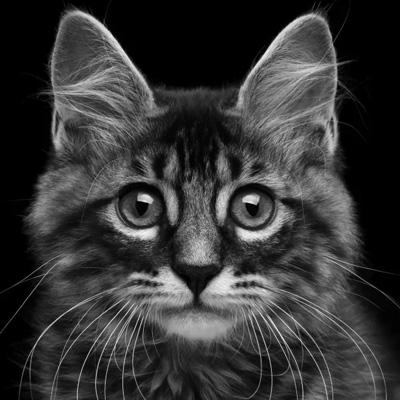
#> input picture Images/cat_bw.jpg, 400 x 400 px
$ python LaplaceFilter2.py
#> lines starting #> are read from the running program, lines starting #| are printed output that depends on the picture
import numpy as np
import cv2
import time
from pathlib import Path

img_path = str(Path(__file__).parent.parent / 'Images/cat_bw.jpg')
img = cv2.imread(img_path, cv2.IMREAD_GRAYSCALE)
#> img is the input picture: shape (400, 400); min 0, max 243, mean 53.5

img_out = img.copy()
height = img.shape[0]
#> height = 400
width = img.shape[1]
#> width = 400

laplace = (1.0 / 16) * np.array(
    [[ 0,  0, -1,  0,  0],
     [ 0, -1, -2, -1,  0],
     [-1, -2, 16, -2, -1],
     [ 0, -1, -2, -1,  0],
     [ 0,  0, -1,  0,  0]])

print(sum(sum(laplace)))

start_time = time.time()
for i in np.arange(2, height - 2):
    for j in np.arange(2, width - 2):
        img_out[i, j] = np.tensordot(img[i-2:i+3, j-2:j+3], laplace, axes=((0, 1), (0, 1)))
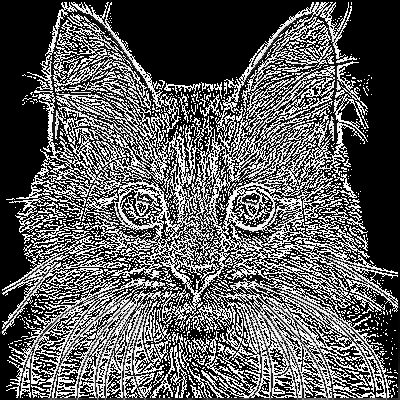
#> img_out: shape (400, 400); min 0, max 255, mean 91.8

elapsed_time = time.time() - start_time
print(elapsed_time)
print(np.min(img), np.max(img))
#| 0 243
cv2.imshow('image', img_out)
cv2.waitKey(0)
cv2.destroyAllWindows()

$ run again, with Images/210088.jpg copied over Images/cat_bw.jpg
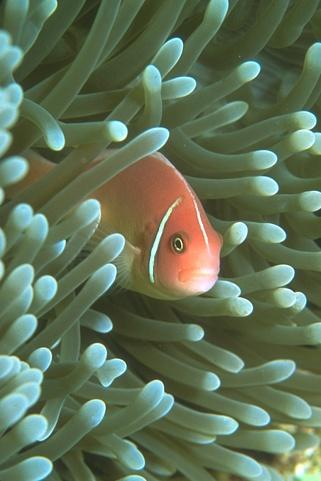
#> input picture Images/210088.jpg, 321 x 481 px
#> `img = cv2.imread(img_path, cv2.IMREAD_GRAYSCALE)`:
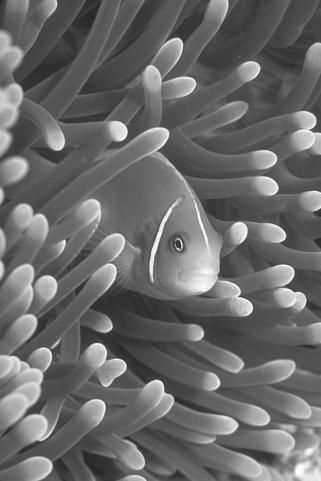
#> img: shape (481, 321); min 27, max 255, mean 105.7
#> after the loop `for i in np.arange(2, height - 2):`:
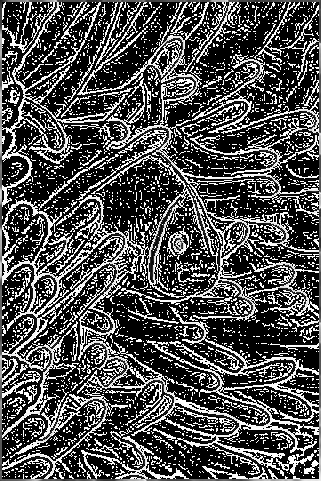
#> img_out: shape (481, 321); min 0, max 255, mean 79.5
#| 27 255

$ run again, with Images/302008.jpg copied over Images/cat_bw.jpg
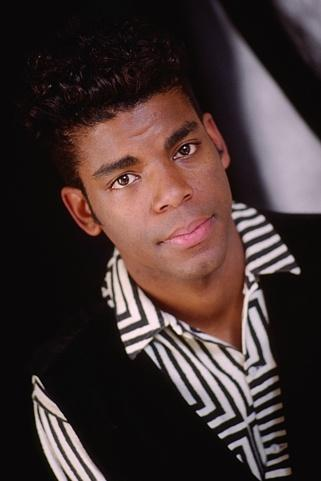
#> input picture Images/302008.jpg, 321 x 481 px
#> `img = cv2.imread(img_path, cv2.IMREAD_GRAYSCALE)`:
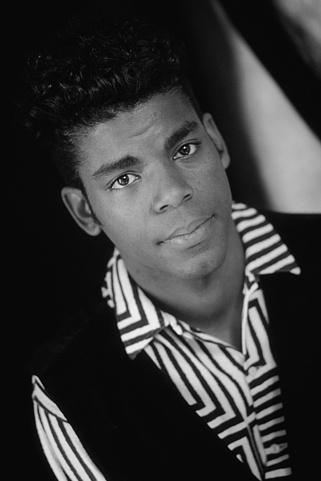
#> img: shape (481, 321); min 0, max 253, mean 56.4
#> after the loop `for i in np.arange(2, height - 2):`:
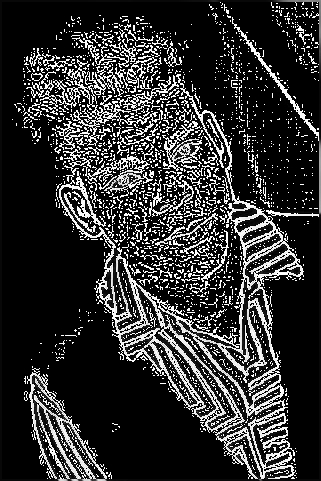
#> img_out: shape (481, 321); min 0, max 255, mean 49.5
#| 0 253

$ run again, with Images/69015.jpg copied over Images/cat_bw.jpg
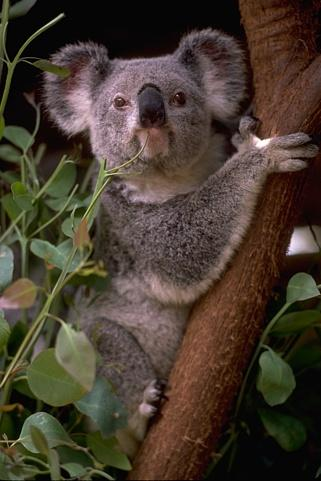
#> input picture Images/69015.jpg, 321 x 481 px
#> `img = cv2.imread(img_path, cv2.IMREAD_GRAYSCALE)`:
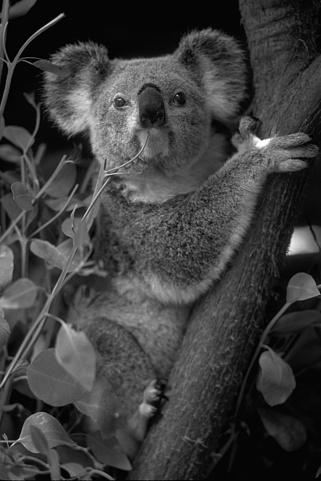
#> img: shape (481, 321); min 0, max 255, mean 61.5
#> after the loop `for i in np.arange(2, height - 2):`:
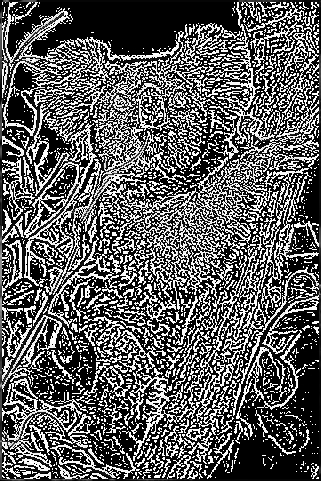
#> img_out: shape (481, 321); min 0, max 255, mean 93.8
#| 0 255
